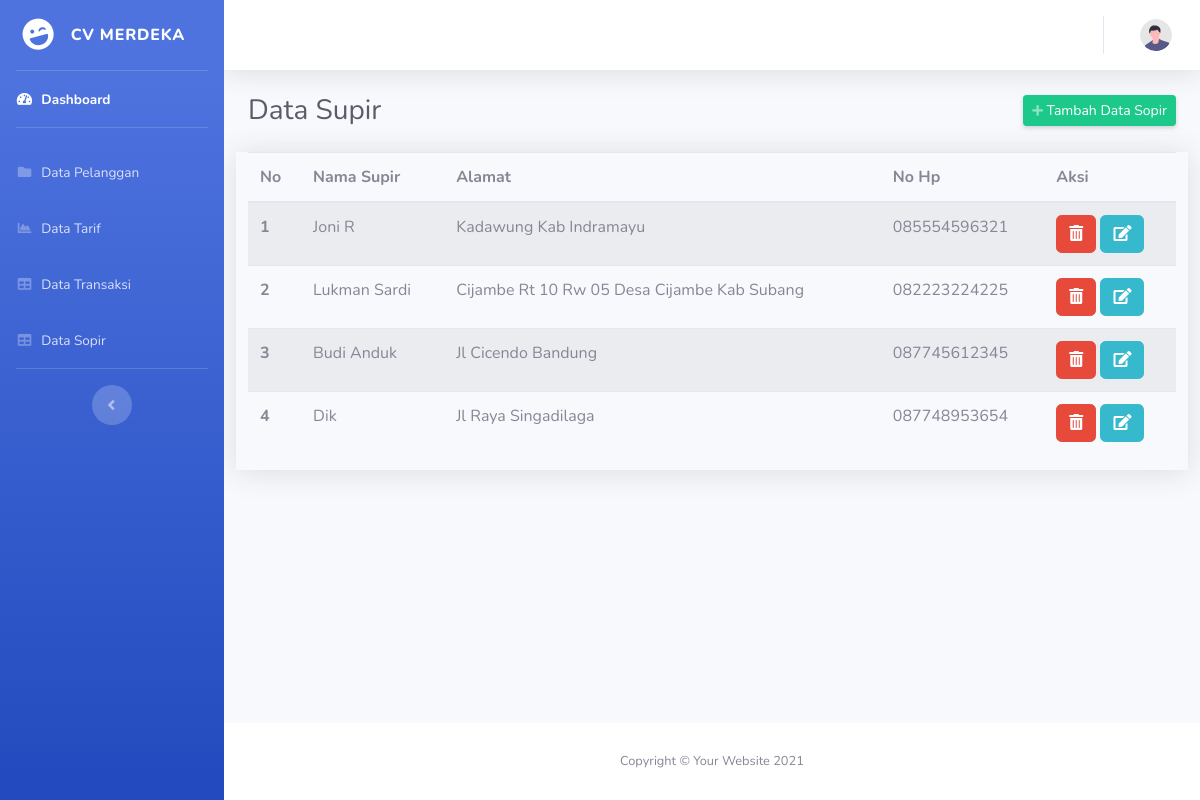
/admin/index.php?halaman=data_sopir (signed in), run on the app's committed database.
### tables this page shows
CREATE TABLE `sopir` (
  `id_sopir` int(11) NOT NULL,
  `nama_sopir` varchar(30) NOT NULL,
  `alamat` text NOT NULL,
  `no_tlp` varchar(15) NOT NULL
);

### admin/data_sopir.php (the view)
<div class="row">
<div class="col-lg-12">
         <div class="d-sm-flex align-items-center justify-content-between mb-4">
        <h1 class="h3 mb-0 text-gray-800">Data Supir</h1>
        <a href="index.php?halaman=tambah_data_sopir" class="d-none d-sm-inline-block btn btn-sm btn-success shadow-sm"><i
                class="fas fa-plus fa-sm text-white-50"></i> Tambah Data Sopir</a>
    </div>
</div>
    <div class="col-lg-12 shadow">
        <table class="table table-striped">
            <thead>
                <tr>
                    <th scope="col">No</th>
                    <th scope="col">Nama Supir</th>
                    <th scope="col">Alamat</th>
                    <th scope="col">No Hp</th>
                    <th scope="col">Aksi</th>
                </tr>
            </thead>
            <tbody>
                <?php $nomor =1; ?>
                <?php $ambil = $koneksi->query("SELECT * FROM sopir"); ?>
                <?php while($data = $ambil->fetch_assoc()) :?>
                <tr>
                    <th scope="row"><?= $nomor; ?></th>
                    <td><?= $data['nama_sopir']; ?></td>
                    <td><?= $data['alamat']; ?></td>
                    <td><?= $data['no_tlp']; ?></td>
                    <td>
                        <a href="index.php?halaman=hapus_data_sopir&id=<?= $data['id_sopir']; ?>" class="btn btn-danger" onclick="return confirm('Yakin Hapus')"><i class="fas fa-trash-alt"></i></a>
                        <a href="index.php?halaman=edit_data_sopir&id=<?= $data['id_sopir']; ?>" class="btn btn-info"><i class="fa fa-edit "></i></a>
                    </td>
                </tr>
                <?php $nomor++; ?>
                <?php endwhile;?>
            </tbody>
        </table>
    </div>
</div>

### data on the page
sopir: nama_sopir "Joni R", alamat "Kadawung Kab Indramayu", no_tlp "085554596321"
sopir: nama_sopir "Lukman Sardi", alamat "Cijambe Rt 10 Rw 05 Desa Cijambe Kab Subang", no_tlp "082223224225"
sopir: nama_sopir "Budi Anduk", alamat "Jl Cicendo Bandung", no_tlp "087745612345"
sopir: nama_sopir "Dik", alamat "Jl Raya Singadilaga", no_tlp "087748953654"
